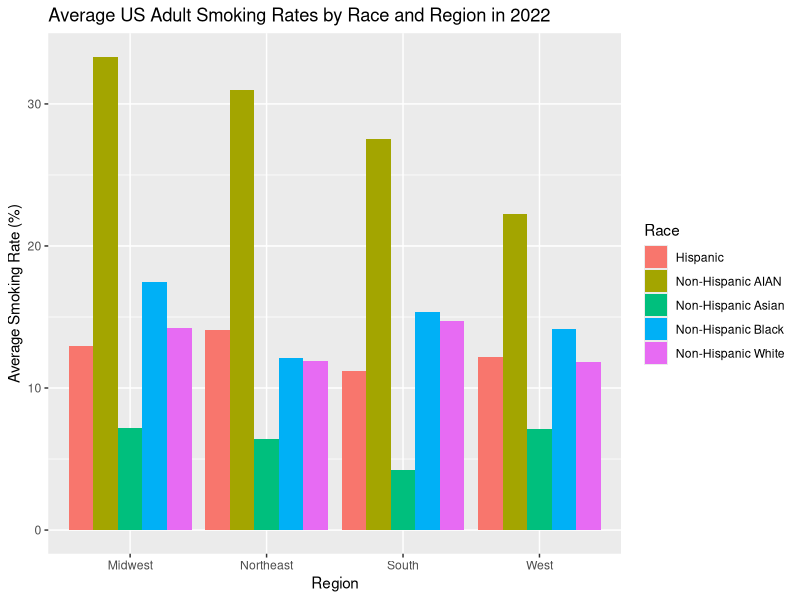
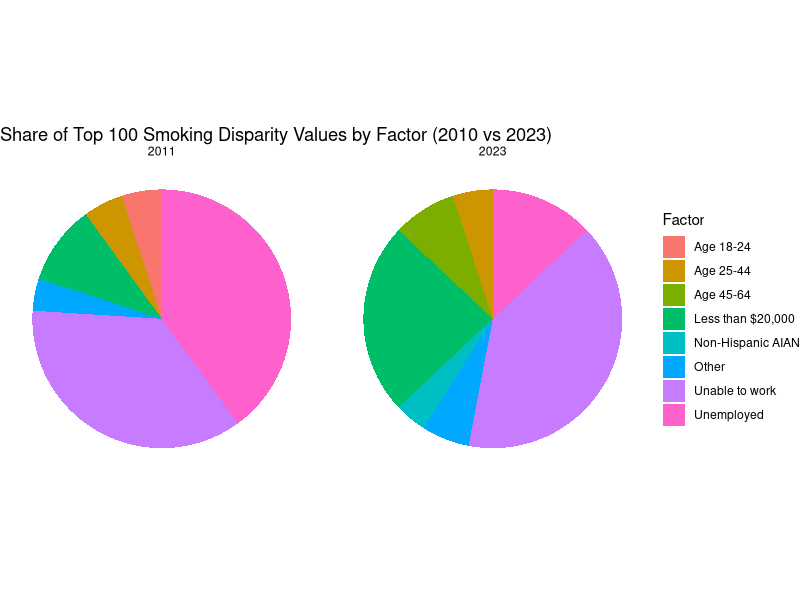

Recreate these plots in R, in order.
## ---- chunk 1
knitr::opts_chunk$set(echo = TRUE)
library(tidyverse)

## ---- chunk 2

age <- read_csv("data/Age-Related_Disparities_in_Cigarette_Smoking_Among_Adults_20251101.csv")

employment <- read_csv("data/Employment-Related_Disparities_in_Cigarette_Smoking_Among_Adults_20251101.csv")

income <- read_csv("data/Income-Related_Disparities_in_Cigarette_Smoking_Among_Adults_20251101.csv")

m_health <- read_csv("data/Mental_Health-Related_Disparities_in_Cigarette_Smoking_Among_Adults_20251101.csv")

race <- read_csv("data/Race_and_Ethnic_Disparities_in_Cigarette_Smoking_Among_Adults_20251101.csv")

## ---- chunk 3
# Merging all tables into one. This only requires bind_rows since all variable names are the same across all five tables.

tobacco_chr <- bind_rows(age, employment, income, m_health, race)
## ---- chunk 4
# Converting quantitative variables to numeric datatypes

tobacco <- tobacco_chr |>
  mutate(across(c(`Cigarette Use Prevalence % (Focus group)`,
                   `Cigarette Use Prevalence % (Reference group)`,
                   `Disparity Value`),
                as.numeric))
## ---- chunk 5
n_distinct(tobacco$`Tobacco Use`)

# The "tobacco use" column is useless since it only says "Cigarette Use Among Adults". Therefore let's get rid of it.
tobacco <- tobacco |>
  select(-`Tobacco Use`)
## ---- chunk 6
tobacco <- tobacco |>
  group_by(`Year`,
           `State`,
           `Demographic`,
           `Comparing (Focus group)`,
           `Cigarette Use Prevalence % (Focus group)`)|>
  mutate(`Mean Disparity Value (Focus Group)` = mean(`Disparity Value`))

# Creating a new column which assigns each state to a designated region based on the Census Regions and Divisions of the United States.

tobacco_region <- tobacco |>
  mutate(
    region = case_when(
      State %in% c(
        "Maine","New Hampshire","Vermont","Massachusetts","Rhode Island","Connecticut",
        "New York","New Jersey","Pennsylvania"
      ) ~ "Northeast",
      
      State %in% c(
        "Ohio","Indiana","Illinois","Michigan","Wisconsin",
        "Minnesota","Iowa","Missouri","North Dakota","South Dakota","Nebraska","Kansas"
      ) ~ "Midwest",
      
      State %in% c(
        "Delaware","Maryland","District of Columbia","Virginia","West Virginia",
        "North Carolina","South Carolina","Georgia","Florida",
        "Kentucky","Tennessee","Mississippi","Alabama",
        "Oklahoma","Texas","Arkansas","Louisiana"
      ) ~ "South",
      
      State %in% c(
        "Idaho","Montana","Wyoming","Nevada","Utah","Colorado","Arizona","New Mexico",
        "Alaska","Washington","Oregon","California","Hawaii"
      ) ~ "West",))

tobacco_region

#To check for NA values.
tobacco_region |>
  filter(is.na(region))
## ---- chunk 7

tobacco_region |>
  filter(Year == 2022, Demographic == "Race and Ethnicity") |>
 
  group_by(Race = `Comparing (Focus group)`, region) |>
  summarize(race_mean = mean(`Cigarette Use Prevalence % (Focus group)`, na.rm = TRUE)) |>
 
  ggplot(aes(x = region, y = race_mean, fill = Race)) + geom_col(position = "dodge") +
  labs(title = "Average US Adult Smoking Rates by Race and Region in 2022",
       x = "Region", y = "Average Smoking Rate (%)", fill = "Race")

## ---- chunk 8

tobacco_region |>
  ungroup() |>
  filter(Year %in% c(2011, 2023)) |>
  select(Year, `Comparing (Focus group)`, `Disparity Value`) |>
  drop_na(`Disparity Value`) |>
  group_by(Year) |>
  slice_max(`Disparity Value`, n = 100, with_ties = F) |>
  add_count(`Comparing (Focus group)`, name = "n_fg") |>
  mutate(FocusGroup2 = ifelse(n_fg <= 3,
                              "Other",
                              `Comparing (Focus group)`)) |>
  ggplot(aes(x = "", fill = FocusGroup2)) +
  geom_bar(width = 1) +
  coord_polar(theta = "y") +
  facet_wrap(~ Year) +
  labs(title = "Share of Top 100 Smoking Disparity Values by Factor (2010 vs 2023)",
      x = NULL, y = NULL,
      fill = "Factor") +
  theme_void()
